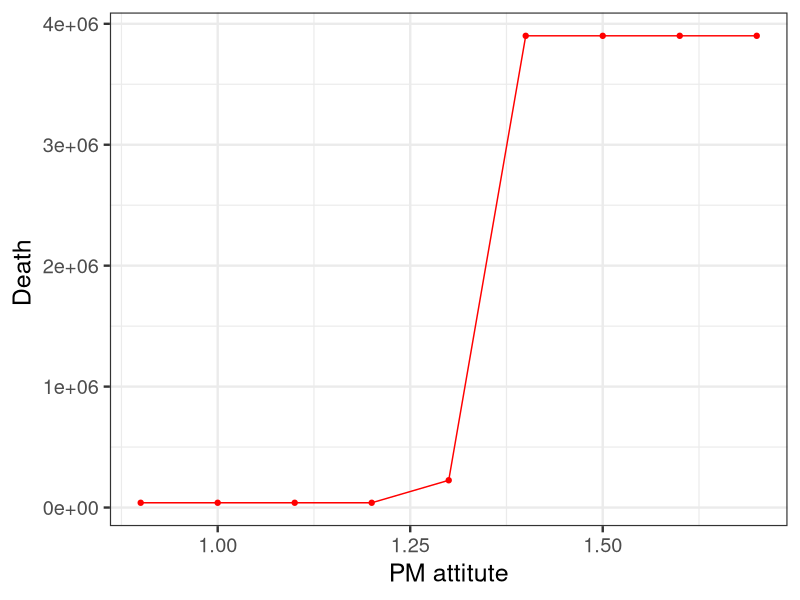

This chart was generated by the following R code:
library(readxl)
library(ggplot2)

Phase_transition <- read_excel("Risultati/Phase_transition.xlsx")
ggplot(Phase_transition,aes(x=PM_attitute, y=Deaths),size=2,color = "red") + geom_line(color="red") +   geom_point(color="red") + labs(y = "Death ")+ labs(x = "PM attitute")+ theme_bw(base_size = 18) 